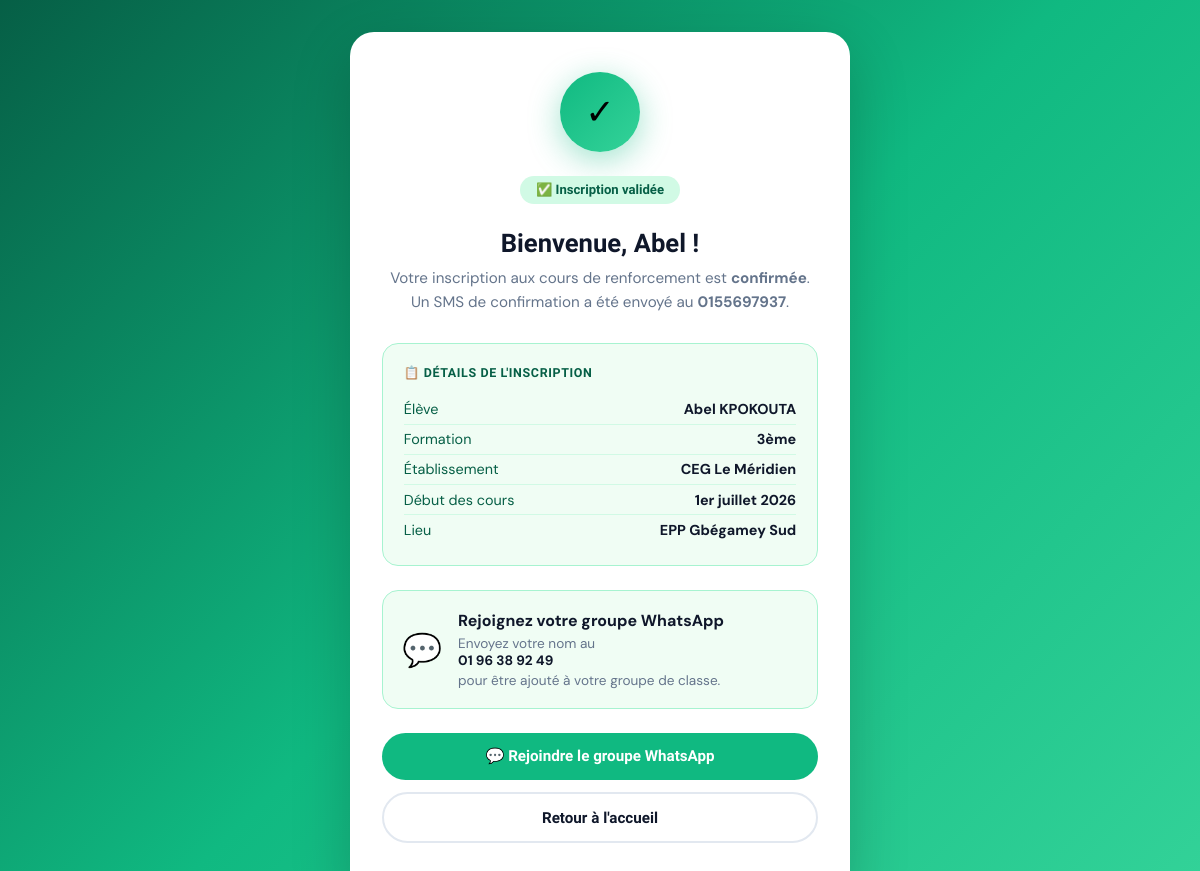
/inscription/2/ok/, run on the app's committed database.
### enrollments/models.py (models this page shows, shortened)
class Enrollment(models.Model):
    TYPE_CHOICES = [
        ('eleve',  "L'élève lui-même"),
        ('parent', 'Un parent / tuteur'),
    ]
    LEVEL_CHOICES = [
        ('3eme', '3ème'),
        ('1ere', '1ères C & D'),
        ('tle',  'Terminales C & D'),
    ]
    SERIE_CHOICES = [
        ('C', 'Série C'),
        ('D', 'Série D'),
    ]
    STATUS_CHOICES = [
        ('pending',   'En attente de paiement'),
        ('active',    'Inscrit — Paiement confirmé'),
        ('cancelled', 'Annulé'),
    ]
    PHONE_OWNER_CHOICES = [
        ('eleve',  "L'élève"),
        ('pere',   'Le père'),
        ('mere',   'La mère'),
        ('tuteur', 'Un tuteur'),
    ]
    registrant_type = models.CharField(
        max_length=10, choices=TYPE_CHOICES, default='eleve',
        verbose_name="Qui s'inscrit"
    )
    last_name  = models.CharField(max_length=100, verbose_name="Nom de l'élève")
    first_name = models.CharField(max_length=100, verbose_name="Prénom(s) de l'élève")
    school     = models.CharField(max_length=200, verbose_name="Établissement scolaire")
    phone       = models.CharField(max_length=20, verbose_name="Numéro de contact")
    phone_owner = models.CharField(
        max_length=10, choices=PHONE_OWNER_CHOICES, default='eleve',
        verbose_name="Ce numéro appartient à"
    )
    level = models.CharField(max_length=10, choices=LEVEL_CHOICES, verbose_name="Niveau")
    serie = models.CharField(
        max_length=1, choices=SERIE_CHOICES,
        blank=True, default='',
        verbose_name="Série"
    )
    parent_name  = models.CharField(max_length=200, blank=True, verbose_name="Nom du parent / tuteur")
    parent_phone = models.CharField(max_length=20,  blank=True, verbose_name="Téléphone du parent")
    status     = models.CharField(
        max_length=20, choices=STATUS_CHOICES, default='pending',
        verbose_name="Statut"
    )
    created_at = models.DateTimeField(auto_now_add=True, verbose_name="Date d'inscription")
    updated_at = models.DateTimeField(auto_now=True)
    class Meta:
        verbose_name        = "Inscription"
        verbose_name_plural = "Inscriptions"
        ordering            = ['-created_at']
    @property
    def full_name(self):
        return f"{self.first_name} {self.last_name}".strip()
    @property
    def level_serie(self):
        if self.level == '3eme':
            return self.get_level_display()
        return f"{self.get_level_display()} — Série {self.serie}"
    @property
    def contact_phone(self):
        return self.parent_phone if self.parent_phone else self.phone

### enrollments/views.py (the view)
# urls.py: path('inscription/<int:pk>/ok/', views.enrollment_success_view, name='success'),
def enrollment_success_view(request, pk):
    enrollment = get_object_or_404(Enrollment, pk=pk)
    return render(request, 'enrollments/success.html', {'enrollment': enrollment})

### enrollments/templates/enrollments/success.html (shortened to what this page needs)
{% load static %}
<!DOCTYPE html>
<html lang="fr">
<head>
</head>
<body>
<div class="card">
  <div class="check-circle">✓</div>
  <div class="badge-active">✅ Inscription validée</div>
  <h1>Bienvenue, {{ enrollment.first_name }} !</h1>
  <p class="subtitle">
    Votre inscription aux cours de renforcement est <strong>confirmée</strong>.
    Un SMS de confirmation a été envoyé au <strong>{{ enrollment.contact_phone }}</strong>.
  </p>
  <div class="info-card">
    <div class="info-title">📋 Détails de l'inscription</div>
    <div class="info-row">
      <span class="info-key">Élève</span>
      <span class="info-val">{{ enrollment.full_name }}</span>
    </div>
    <div class="info-row">
      <span class="info-key">Formation</span>
      <span class="info-val">{{ enrollment.level_serie }}</span>
    </div>
    <div class="info-row">
      <span class="info-key">Établissement</span>
      <span class="info-val">{{ enrollment.school }}</span>
    </div>
    <div class="info-row">
      <span class="info-key">Début des cours</span>
      <span class="info-val">1er juillet 2026</span>
    </div>
    <div class="info-row">
      <span class="info-key">Lieu</span>
      <span class="info-val">EPP Gbégamey Sud</span>
    </div>
  </div>
  <div class="whatsapp-box">
    <span class="wa-icon">💬</span>
    <div class="wa-text">
      <strong>Rejoignez votre groupe WhatsApp</strong>
      <p>Envoyez votre nom au <strong>01 96 38 92 49</strong> pour être ajouté à votre groupe de classe.</p>
    </div>
  </div>
  <a href="https://wa.me/22996389249?text=Bonjour%2C+je+suis+{{ enrollment.full_name|urlencode }}+inscrit(e)+en+{{ enrollment.level_serie|urlencode }}.+Je+souhaite+rejoindre+le+groupe+WhatsApp."
     target="_blank" class="btn btn-green">
    💬 Rejoindre le groupe WhatsApp
  </a>
  <a href="{% url 'core:index' %}" class="btn btn-outline">
    Retour à l'accueil
  </a>
</div>
</body>
</html>

### enrollments/templates/enrollments/success.html (style rules this page uses)
:root { --blue:#1a56db; --green:#10b981; --gold:#f59e0b; --navy:#0f172a; --gray:#64748b; }
*, *::before, *::after { box-sizing:border-box; margin:0; padding:0; }
body { font-family:'DM Sans',sans-serif; min-height:100vh; background:linear-gradient(135deg,#065f46,#10b981,#34d399); display:flex; align-items:center; justify-content:center; padding:2rem 1rem; }
.card { background:white; border-radius:24px; max-width:500px; width:100%; padding:2.5rem 2rem; text-align:center; box-shadow:0 20px 60px rgba(0,0,0,.2); }
.check-circle { width:80px; height:80px; border-radius:50%; background:linear-gradient(135deg,#10b981,#34d399); display:flex; align-items:center; justify-content:center; margin:0 auto 1.5rem; font-size:2.2rem; box-shadow:0 8px 32px rgba(16,185,129,.4); animation: pop .5s cubic-bezier(.175,.885,.32,1.275); }
h1 { font-family:'Sora',sans-serif; font-size:1.6rem; font-weight:800; color:var(--navy); margin-bottom:.5rem; }
.subtitle { color:var(--gray); font-size:.95rem; margin-bottom:1.8rem; line-height:1.6; }
.info-card { background:#f0fdf4; border:1.5px solid #a7f3d0; border-radius:16px; padding:1.3rem; margin-bottom:1.5rem; text-align:left; }
.info-title { font-family:'Sora',sans-serif; font-size:.78rem; font-weight:700; color:#065f46; text-transform:uppercase; letter-spacing:.05em; margin-bottom:.9rem; }
.info-row { display:flex; justify-content:space-between; align-items:baseline; padding:.35rem 0; font-size:.9rem; border-bottom:1px solid #d1fae5; }
.info-row:last-child { border:none; }
.info-key { color:#065f46; }
.info-val { font-weight:700; color:var(--navy); }
.whatsapp-box { background:#f0fdf4; border:1.5px solid #a7f3d0; border-radius:16px; padding:1.2rem; margin-bottom:1.5rem; display:flex; align-items:center; gap:1rem; text-align:left; }
.wa-icon { font-size:2rem; flex-shrink:0; }
.wa-text p { font-size:.85rem; color:var(--gray); }
.wa-text strong { color:var(--navy); display:block; margin-bottom:.2rem; }
.badge-active { display:inline-flex; align-items:center; gap:.4rem; background:#d1fae5; color:#065f46; padding:.4rem 1rem; border-radius:50px; font-family:'Sora',sans-serif; font-size:.82rem; font-weight:700; margin-bottom:1.5rem; }
.btn { display:block; width:100%; padding:.9rem; border-radius:50px; text-decoration:none; font-family:'Sora',sans-serif; font-weight:700; font-size:.95rem; transition:transform .15s; margin-bottom:.8rem; }
.btn-green { background:var(--green); color:white; }
.btn-outline { border:2px solid #e2e8f0; color:var(--navy); }

### data on the page
Enrollment: first_name "Abel", contact_phone "0155697937", full_name "Abel KPOKOUTA", level_serie "3ème", school "CEG Le Méridien"
